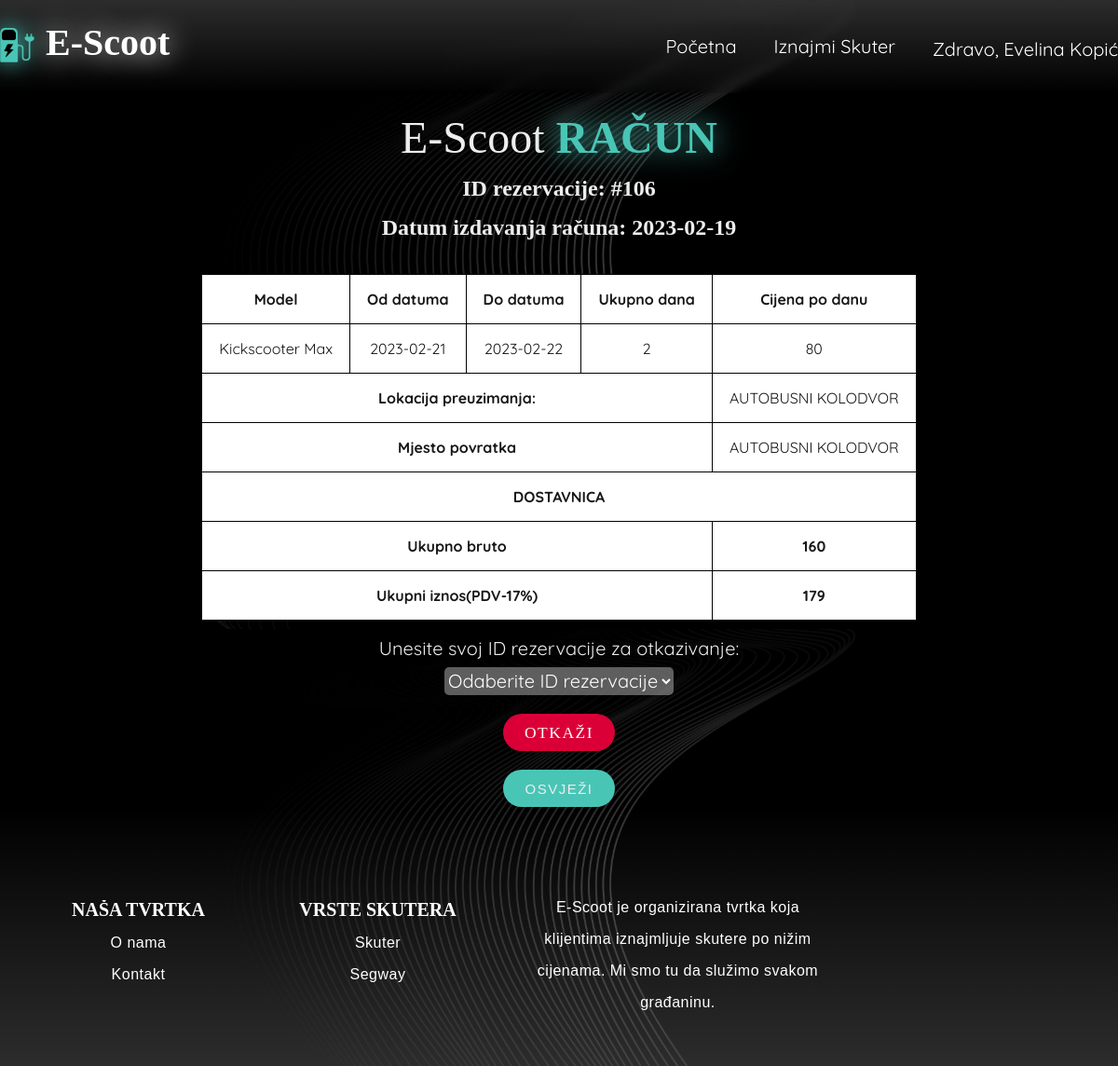
The app's page /status.php?id=evelina@gmail.com (signed in) with its own data.
### tables this page shows
CREATE TABLE `customer_details` (
  `EMAIL_ID` varchar(30) NOT NULL,
  `FNAME` varchar(25) NOT NULL,
  `MNAME` varchar(15) DEFAULT NULL,
  `LNAME` varchar(25) NOT NULL,
  `DL_NUMBER` char(8) NOT NULL,
  `PHONE_NUMBER` int(11) NOT NULL,
  `STREET` varchar(30) NOT NULL,
  `CITY` varchar(20) NOT NULL,
  `STATE_NAME` varchar(20) NOT NULL,
  `ZIPCODE` int(11) NOT NULL,
  `PASSWORD` varchar(20) NOT NULL
);

CREATE TABLE `billing_details` (
  `BILL_ID` int(11) NOT NULL,
  `DL_NUM` varchar(10) NOT NULL,
  `NAME` varchar(30) DEFAULT NULL,
  `BOOKING_ID` int(11) NOT NULL,
  `BILL_DATE` date NOT NULL,
  `MODEL_NAME` varchar(30) DEFAULT NULL,
  `FROM_DATE` date DEFAULT NULL,
  `TO_DATE` date DEFAULT NULL,
  `NO_OF_DAYS` int(11) NOT NULL,
  `CPD` int(11) DEFAULT NULL,
  `PICK_LOC` char(30) DEFAULT NULL,
  `DROP_LOC` char(30) DEFAULT NULL,
  `GROSS_TOTAL` int(11) NOT NULL,
  `TOTAL_AMOUNT` int(11) NOT NULL
);

### status.php (the view, shortened to what this page needs)
<!DOCTYPE html>
<html lang="en">
<head>
    <link rel="stylesheet" type="text/css" href="css/reset.css">
    <link rel="stylesheet" type="text/css" href="css/responsive.css">
</head>
<body class="hide">
    <section class="">
        <?php
        include 'header.php'; ?>
    </section>
    <?php include 'includes/config.php'; ?>
    <section class="caption" style="margin-top:100px">
        <br>
        <h1><span style="font-size:xxx-large; font-weight: 100; color: #ededed; filter: drop-shadow(0px 0px 1px #000);">E-Scoot </span><span style="text-align: center; font-size:xxx-large; color: #49c5b6; filter: drop-shadow(0px 0px 15px #49C5B6);"> RAČUN</span></h1>
    </section>
    <?php
    $view1 = "SELECT * FROM customer_details WHERE EMAIL_ID='$_GET[id]'";
    $v1 = $conn->query($view1);
    $vw1 = $v1->fetch_assoc();
    $dlnum = $vw1['DL_NUMBER'];
    $view2 = "SELECT * FROM billing_details WHERE DL_NUM='$dlnum'";
    $v2 = $conn->query($view2);
    $try = $v2->num_rows;
    if ($try > 0) {
        while ($vw2 = $v2->fetch_assoc()) {
            $bookid = $vw2['BOOKING_ID'];
            $billdate = $vw2['BILL_DATE'];
            $model = $vw2['MODEL_NAME'];
            $fromdate = $vw2['FROM_DATE'];
            $todate = $vw2['TO_DATE'];
            $numDays = $vw2['NO_OF_DAYS'];
            $cpd = $vw2['CPD'];
            $pickloc = $vw2['PICK_LOC'];
            $droploc = $vw2['DROP_LOC'];
            $gross = $vw2['GROSS_TOTAL'];
            $total = $vw2['TOTAL_AMOUNT'];
    ?>
            <h2 class="bookdet"><?php echo 'ID rezervacije: #' . $bookid ?></h2>
            <h2 class="bookdet"><?php echo 'Datum izdavanja računa: ' . $billdate  ?></h2>
            <div class="cal">
                <table class="invc">
                    <tr>
                        <th>Model</th>
                        <th>Od datuma</th>
                        <th>Do datuma</th>
                        <th>Ukupno dana</th>
                        <th>Cijena po danu</th>
                    </tr>
                    <tr>
                        <td><?php echo $model ?></td>
                        <td><?php echo '' . $fromdate ?></td>
                        <td><?php echo '' . $todate ?></td>
                        <td><?php echo '' . $numDays ?></td>
                        <td><?php echo '' . $cpd ?></td>
                    </tr>
                    <tr>
                        <th colspan="4" style="text-align:center;">Lokacija preuzimanja:</th>
                        <td><?php echo '' . $pickloc ?></td>
                    </tr>
                    <tr>
                        <th colspan="4" style="text-align:center;">Mjesto povratka</th>
                        <td><?php echo '' . $droploc ?></td>
                    </tr>
                    <tr>
                        <th colspan="5" style="text-align:center;"> DOSTAVNICA</th>
                    </tr>
                    <tr>
                        <th colspan="4" style="text-align:center;">Ukupno bruto</th>
                        <th><?php echo '' . $gross ?></th>
                    </tr>
                    <tr>
                        <th colspan="4" style="text-align:center;">Ukupni iznos(PDV-17%)</th>
                        <th><?php echo '' . $total ?></th>
                    </tr>
                </table>
            </div>
        <?php
        }
        ?><div class="wrapper">
            <div>
                <form method="post">
                    <label class="booking" for="book-id">Unesite svoj ID rezervacije za otkazivanje: </label><br>
                    <select name="cancel-id" required>
                        <option> Odaberite ID rezervacije </option>
                    </select>
                    <br>
                    <input class="cancbut" id="cancel" type="submit" name='cancel' value="OTKAŽI">
                </form>
            </div>
            <button style="height: 40px; width: 120px; color: #ededed; background: #49c5b6;" class="but"><a href="status.php?id=<?php echo $_SESSION['email'] ?>"></a>OSVJEŽI</button>
        </div>
    <?php
    } else { ?>
        <h1 class="red-font" style="font-size:30px; margin:60px;">NEMATE REZERVACIJA!</h1>
    <?php
    }
    ?>
    <?php
    include 'footer.php';
    ?>
</body>
</html>

### header.php (shortened to what this page needs)
<html>
<head>
</head>
<header id="header">
	<div class="wrapper" style="max-width: 1200px;">
		<a href="index.php">
			<h1 class="logo"><img id="logoimg" src="/ev/assets/favicon_io/android-chrome-512x512.png" alt="logo" width="37" height="37"> E-Scoot</h1>
		</a>
		<nav>
			<?php
			if (!isset($_SESSION['email']) || !isset($_SESSION['pass'])) {
			?>
				<ul>
					<li><a href="index.php">Početna</a></li>
					<li><a href="rentscooters.php">Iznajmi Skuter</a></li>
					<li><a href="#about">O nama</a></li>
					<li><a href="#contact">Kontakt</a></li>
					<li><a href="account.php">Prijavi se</a></li>
				</ul>
			<?php
			} else {
				include 'includes/config.php';
				$email = $_SESSION['email'];
				$user = "SELECT * FROM customer_details WHERE EMAIL_ID = '$email'";
				$rs = $conn->query($user);
				$rws = $rs->fetch_assoc();
				$name = $rws['FNAME'] . ' ' . $rws['MNAME'] . ' ' . $rws['LNAME'];
			?>
				<ul>
					<li><a href="index.php?id=<?php echo $_SESSION['email'] ?>">Početna</a></li>
					<li><a href="rentscooters.php?id=<?php echo $_SESSION['email'] ?>">Iznajmi Skuter</a></li>
					<li>
						<div class="dropdown">
							<button class="dropbtn">
								<?php echo 'Zdravo, ' . $name; ?>
							</button>
						</div>
					</li>
				</ul>
			<?php
			}
			?>
		</nav>
	</div>
</header>
</html>

### css/responsive.css (style rules this page uses)
body { background-image: url('/ev/assets/bgm.jpg'); background-size: contain; }
html { scroll-behavior: smooth; }
.wrapper { max-width: 1100px; margin: 0 auto; position: relative; }
h1, h2, h3, h4, h5, h6 { color: #626262; font-family: "Good Times"; }
h1 { font-size: 1em; margin: .5em 0 }
h2 { font-size: 1.5em; margin: .75em 0 }
h1, h2, h3, h4, h5, h6 { font-weight: bolder }
header { width: 100%; height: 100px; background: linear-gradient(180deg, rgba(132, 132, 132, 0.502) -50%, rgba(255, 255, 255, 0) 100%); backdrop-filter: blur(5px); position: fixed; top: 0; z-index: 10; }
header .logo { font-family: 'Good Times'; margin-top: 25px; float: left; color: rgb(255, 255, 255); text-shadow: 0px 0px 30px #ffffff; }
header nav { float: right; opacity: 1; }
header nav ul { margin-top: 40px; list-style: none; float: left; }
header nav ul li { float: left; margin-left: 40px; }
header nav ul li a, header nav .login_btn { text-decoration: none; color: rgb(255, 255, 255); font-family: 'Quicksand'; font-size: 20px; letter-spacing: 0px; }
.cal { display: flex; }
.invc { margin: 20px auto; background: white; }
.invc tr { font-family: 'Quicksand'; text-align: center; color: #171717; }
.invc th, .invc td { border: 1px solid black; padding: 15px; padding: 18px; }
::placeholder { color: #ededed; }
input { color: white; background: rgba(186, 186, 186, 0.502); font-family: 'Quicksand'; font-size: 20px; height: 30px; margin-top: 10px; border-radius: 5px; overflow: hidden; border: none; filter: blur(); }
select { color: white; background: rgba(186, 186, 186, 0.502); font-family: 'Quicksand'; font-size: 20px; height: 30px; margin-top: 10px; border-radius: 5px; overflow: hidden; border: none; filter: blur(); }
.but { margin-top: 20px; border-radius: 20px; border: 0; background-color: white; box-shadow: rgb(0 0 0 / 5%) 0 0 8px; letter-spacing: 1.5px; text-transform: uppercase; font-size: 15px; transition: all .5s ease; }
.cancbut { margin-top: 20px; border-radius: 20px; border: 0; background-color: white; box-shadow: rgb(0 0 0 / 5%) 0 0 8px; letter-spacing: 1.5px; text-transform: uppercase; font-size: 15px; transition: all .5s ease; }

### status.php (style rules this page uses)
.booking { font-size: 20px; font-family: 'Quicksand'; color: #ededed; }
#cancel { font-size: 17.5px; font-family: 'Good Times'; height: 40px; width: 120px; color: white; border: none; border-radius: 50px; background-color: #da0037; }
.bookdet { color: #ededed; }

### header.php (style rules this page uses)
.logo { font-size: 40px; display: grid; place-items: center; grid-template-columns: 37px auto; gap: 12px; }
#logoimg { filter: drop-shadow( 0px 0px 12.5px #49c5b6); margin-top: 5px; }
.dropdown { float: left; overflow: hidden; }
.dropdown .dropbtn { font-size: 20px; border: none; outline: none; color: white; transition: 0.3s; background-color: transparent; font-family: 'Quicksand'; margin: 0; padding: 0; }
nav ul li a { transition: 0.3s; }

### records on screen
customer_details: name "Evelina Kopić"
billing_details: BOOKING_ID "106", BILL_DATE "2023-02-19", MODEL_NAME "Kickscooter Max", FROM_DATE "2023-02-21", TO_DATE "2023-02-22", NO_OF_DAYS "2", CPD "80", PICK_LOC "AUTOBUSNI KOLODVOR", DROP_LOC "AUTOBUSNI KOLODVOR", GROSS_TOTAL "160", TOTAL_AMOUNT "179"
